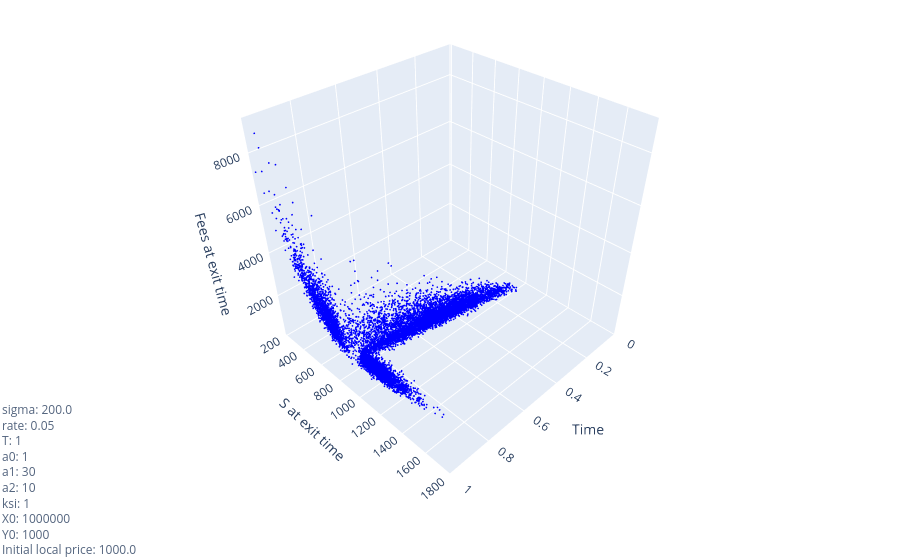

The notebook cell saved with this chart:
### Code cell
x = t_[np.arange(params_grid['n_paths']), res_LS['stopping_time']]       
y = external_mid_price_S[np.arange(params_grid['n_paths']), res_LS['stopping_time']] #- asset_Z[np.arange(params_grid['n_paths']), res_LS['stopping_time']]
z = fees_R[np.arange(params_grid['n_paths']), res_LS['stopping_time']] 

# Plotting the results in 3D
fig = go.Figure(data=go.Scatter3d(
    x=x,       
    y=y,       
    z=z, 
    mode='markers',
    line=dict(color='blue'),
    marker=dict(size=1)
))

fig.update_layout(
    scene=dict(
        xaxis_title='Time',
        yaxis_title='S at exit time',
        zaxis_title='Fees at exit time',
        xaxis=dict(range=[0, params_glob['T']]),
    ),
    scene_camera=dict(
        eye=dict(x=1.5, y=1.5, z=1.5),
        center=dict(x=0, y=0, z=-0.2) 
    ),
    margin=dict(l=0, r=0, t=0, b=0)
)

params_text = (
    f"sigma: {input_params['sigma']}<br>"
    f"rate: {input_params['rate']}<br>"
    f"T: {input_params['T']}<br>"
    f"a0: {input_params['a0']}<br>"
    f"a1: {input_params['a1']}<br>"
    f"a2: {input_params['a2']}<br>"
    f"ksi: {input_params['ksi']}<br>"
    f"X0: {input_params['X0']}<br>"
    f"Y0: {input_params['Y0']}<br>"
    f"Initial local price: {input_params['X0']/input_params['Y0']}<br>"
)

fig.add_annotation(
    text=params_text,
    xref="paper", yref="paper",
    align="left",
    showarrow=False,
    x=0, y=0,                       
    font=dict(size=12),
    opacity=0.8
)

fig.show()

### Figure 1 — Plotly figure (JSON) as saved in the notebook; plotly's stock layout.template omitted (floating-point values rounded to 4 significant figures; data arrays with more than 128 entries replaced by an {"elided": "..."} marker saying what was removed)
{"data": [{"line": {"color": "blue"}, "marker": {"size": 1}, "mode": "markers", "type": "scatter3d", "x": {"elided": "10000 float values"}, "y": {"elided": "10000 float values"}, "z": {"elided": "10000 float values"}}], "layout": {"annotations": [{"align": "left", "font": {"size": 12}, "opacity": 0.8, "showarrow": false, "text": "sigma: 200.0<br>rate: 0.05<br>T: 1<br>a0: 1<br>a1: 30<br>a2: 10<br>ksi: 1<br>X0: 1000000<br>Y0: 1000<br>Initial local price: 1000.0<br>", "x": 0, "xref": "paper", "y": 0, "yref": "paper"}], "margin": {"b": 0, "l": 0, "r": 0, "t": 0}, "scene": {"camera": {"center": {"x": 0, "y": 0, "z": -0.2}, "eye": {"x": 1.5, "y": 1.5, "z": 1.5}}, "xaxis": {"range": [0, 1], "title": {"text": "Time"}}, "yaxis": {"title": {"text": "S at exit time"}}, "zaxis": {"title": {"text": "Fees at exit time"}}}}}
